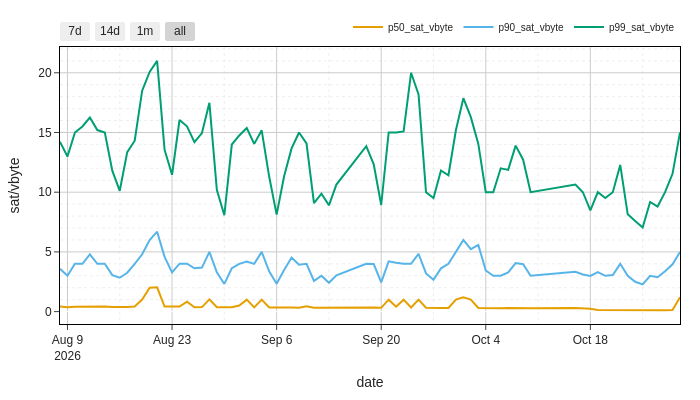

Notebook code for this chart:
### Markdown cell above
### Graph 1-1

### Code cell
HEIGHT, WIDTH = 650, 1000

btc_usd = float(requests.get(
    "https://api.coinbase.com/v2/prices/BTC-USD/spot", timeout=10
).json()["data"]["amount"])
usd_per_sat = btc_usd / 1e8
print(f"1 sat = ${usd_per_sat:.5f} @ ${btc_usd:,.0f}/BTC")

HEIGHT = 400
WIDTH = 700

fig = go.Figure()
for col in ["p50_sat_vbyte", "p90_sat_vbyte", "p99_sat_vbyte"]:
    fig.add_trace(go.Scatter(x=gold_daily["date"], y=gold_daily[col], name=col))
fig.update_layout(showlegend=True, height=HEIGHT, width=WIDTH,
    legend=dict(orientation="h", yanchor="bottom", y=1.02, xanchor="right", x=1,
                font=dict(size=10)),
    margin=dict(t=20, b=40, l=60, r=20),
    xaxis_title="date", yaxis_title="sat/vbyte", hovermode="x unified",
    xaxis=dict(showline=True, linecolor="black", mirror=True,
        rangeselector=dict(buttons=[
            dict(count=7, label="7d", step="day", stepmode="backward"),
            dict(count=14, label="14d", step="day", stepmode="backward"),
            dict(count=1, label="1m", step="month", stepmode="backward"),
            dict(step="all")])),
    yaxis=dict(showline=True, linecolor="black", mirror=True))
fig.show()
